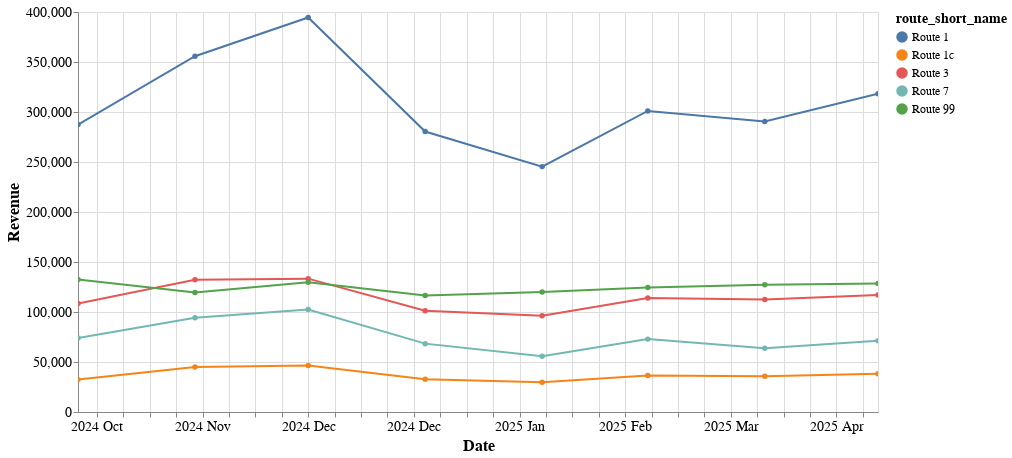

Notebook code cell kept with this figure:
### Markdown cell above
## Revenue Trend by Route

### Code cell
trend_chart(monthly, 'revenue')

### Figure 1 — Vega-Lite specification as saved in the notebook (floating-point values rounded to 4 significant figures)
{"config": {"view": {"continuousWidth": 300, "continuousHeight": 300}, "axis": {"labelFontSize": 14, "titleFontSize": 16}}, "data": {"name": "data-b44980a7ff3a00b93ef2fcd985f30b3b"}, "mark": {"type": "line", "point": true}, "encoding": {"color": {"field": "route_short_name", "legend": {"labelFontSize": 12, "symbolLimit": 0, "titleFontSize": 14}, "type": "nominal"}, "opacity": {"condition": [{"param": "param_39", "value": 1}], "value": 0.2}, "tooltip": [{"field": "route_short_name", "type": "nominal"}, {"field": "revenue", "format": ",", "type": "quantitative"}, {"field": "revenue", "format": ",", "type": "quantitative"}, {"field": "date", "type": "temporal"}, {"field": "route_long_name", "type": "nominal"}], "x": {"axis": {"format": "%Y %b"}, "field": "date", "title": "Date", "type": "temporal"}, "y": {"field": "revenue", "title": "Revenue", "type": "quantitative"}}, "height": 400, "params": [{"name": "param_40", "select": {"type": "interval", "encodings": ["x", "y"]}, "bind": "scales"}, {"name": "param_39", "select": {"type": "point", "fields": ["route_short_name"]}, "bind": "legend"}], "width": 800, "$schema": "https://vega.github.io/schema/vega-lite/v5.20.1.json", "datasets": {"data-b44980a7ff3a00b93ef2fcd985f30b3b": [{"route_short_name": "Route 1", "trip_month": 1, "trip_year": 2025, "ridership": 16236, "revenue": 280500.0, "cost": 548900.0, "date": "2025-01-01T00:00:00", "route_long_name": "Fresno/Bekersfield - Los Angeles- SantaAna - Oceanside- San Diego", "net_cost": 268500.0}, {"route_short_name": "Route 1", "trip_month": 2, "trip_year": 2025, "ridership": 14637, "revenue": 245400.0, "cost": 500000.0, "date": "2025-02-01T00:00:00", "route_long_name": "Fresno/Bekersfield - Los Angeles- SantaAna - Oceanside- San Diego", "net_cost": 254600.0}, {"route_short_name": "Route 1", "trip_month": 3, "trip_year": 2025, "ridership": 18533, "revenue": 301100.0, "cost": 557800.0, "date": "2025-03-01T00:00:00", "route_long_name": "Fresno/Bekersfield - Los Angeles- SantaAna - Oceanside- San Diego", "net_cost": 256700.0}, {"route_short_name": "Route 1", "trip_month": 4, "trip_year": 2025, "ridership": 17770, "revenue": 290500.0, "cost": 524700.0, "date": "2025-04-01T00:00:00", "route_long_name": "Fresno/Bekersfield - Los Angeles- SantaAna - Oceanside- San Diego", "net_cost": 234200.0}, {"route_short_name": "Route 1", "trip_month": 5, "trip_year": 2025, "ridership": 18446, "revenue": 318200.0, "cost": 552200.0, "date": "2025-05-01T00:00:00", "route_long_name": "Fresno/Bekersfield - Los Angeles- SantaAna - Oceanside- San Diego", "net_cost": 233900.0}, {"route_short_name": "Route 1", "trip_month": 10, "trip_year": 2024, "ridership": 17681, "revenue": 287400.0, "cost": 541300.0, "date": "2024-10-01T00:00:00", "route_long_name": "Fresno/Bekersfield - Los Angeles- SantaAna - Oceanside- San Diego", "net_cost": 253900.0}, {"route_short_name": "Route 1", "trip_month": 11, "trip_year": 2024, "ridership": 20125, "revenue": 355800.0, "cost": 568400.0, "date": "2024-11-01T00:00:00", "route_long_name": "Fresno/Bekersfield - Los Angeles- SantaAna - Oceanside- San Diego", "net_cost": 212600.0}, {"route_short_name": "Route 1", "trip_month": 12, "trip_year": 2024, "ridership": 21684, "revenue": 394500.0, "cost": 577800.0, "date": "2024-12-01T00:00:00", "route_long_name": "Fresno/Bekersfield - Los Angeles- SantaAna - Oceanside- San Diego", "net_cost": 183300.0}, {"route_short_name": "Route 1c", "trip_month": 1, "trip_year": 2025, "ridership": 2465, "revenue": 32860.0, "cost": 96930.0, "date": "2025-01-01T00:00:00", "route_long_name": "Bakersfield to Los Angeles/Santa Monica", "net_cost": 64060.0}, {"route_short_name": "Route 1c", "trip_month": 2, "trip_year": 2025, "ridership": 2263, "revenue": 29810.0, "cost": 87750.0, "date": "2025-02-01T00:00:00", "route_long_name": "Bakersfield to Los Angeles/Santa Monica", "net_cost": 57940.0}, {"route_short_name": "Route 1c", "trip_month": 3, "trip_year": 2025, "ridership": 2868, "revenue": 36430.0, "cost": 97080.0, "date": "2025-03-01T00:00:00", "route_long_name": "Bakersfield to Los Angeles/Santa Monica", "net_cost": 60660.0}, {"route_short_name": "Route 1c", "trip_month": 4, "trip_year": 2025, "ridership": 2831, "revenue": 35750.0, "cost": 93910.0, "date": "2025-04-01T00:00:00", "route_long_name": "Bakersfield to Los Angeles/Santa Monica", "net_cost": 58170.0}, {"route_short_name": "Route 1c", "trip_month": 5, "trip_year": 2025, "ridership": 2958, "revenue": 38200.0, "cost": 97050.0, "date": "2025-05-01T00:00:00", "route_long_name": "Bakersfield to Los Angeles/Santa Monica", "net_cost": 58850.0}, {"route_short_name": "Route 1c", "trip_month": 10, "trip_year": 2024, "ridership": 2607, "revenue": 32380.0, "cost": 96880.0, "date": "2024-10-01T00:00:00", "route_long_name": "Bakersfield to Los Angeles/Santa Monica", "net_cost": 64500.0}, {"route_short_name": "Route 1c", "trip_month": 11, "trip_year": 2024, "ridership": 3280, "revenue": 45040.0, "cost": 93640.0, "date": "2024-11-01T00:00:00", "route_long_name": "Bakersfield to Los Angeles/Santa Monica", "net_cost": 48590.0}, {"route_short_name": "Route 1c", "trip_month": 12, "trip_year": 2024, "ridership": 3333, "revenue": 46510.0, "cost": 96610.0, "date": "2024-12-01T00:00:00", "route_long_name": "Bakersfield to Los Angeles/Santa Monica", "net_cost": 50090.0}, {"route_short_name": "Route 3", "trip_month": 1, "trip_year": 2025, "ridership": 12430, "revenue": 101200.0, "cost": 269600.0, "date": "2025-01-01T00:00:00", "route_long_name": "Redding Sacramento Stockton", "net_cost": 168400.0}, {"route_short_name": "Route 3", "trip_month": 2, "trip_year": 2025, "ridership": 11825, "revenue": 96310.0, "cost": 244900.0, "date": "2025-02-01T00:00:00", "route_long_name": "Redding Sacramento Stockton", "net_cost": 148600.0}, {"route_short_name": "Route 3", "trip_month": 3, "trip_year": 2025, "ridership": 14328, "revenue": 114100.0, "cost": 270800.0, "date": "2025-03-01T00:00:00", "route_long_name": "Redding Sacramento Stockton", "net_cost": 156700.0}, {"route_short_name": "Route 3", "trip_month": 4, "trip_year": 2025, "ridership": 14032, "revenue": 112500.0, "cost": 270900.0, "date": "2025-04-01T00:00:00", "route_long_name": "Redding Sacramento Stockton", "net_cost": 158500.0}, {"route_short_name": "Route 3", "trip_month": 5, "trip_year": 2025, "ridership": 14564, "revenue": 117000.0, "cost": 270600.0, "date": "2025-05-01T00:00:00", "route_long_name": "Redding Sacramento Stockton", "net_cost": 153600.0}, {"route_short_name": "Route 3", "trip_month": 10, "trip_year": 2024, "ridership": 13587, "revenue": 108400.0, "cost": 268800.0, "date": "2024-10-01T00:00:00", "route_long_name": "Redding Sacramento Stockton", "net_cost": 160400.0}, {"route_short_name": "Route 3", "trip_month": 11, "trip_year": 2024, "ridership": 15167, "revenue": 132300.0, "cost": 266900.0, "date": "2024-11-01T00:00:00", "route_long_name": "Redding Sacramento Stockton", "net_cost": 134600.0}, {"route_short_name": "Route 3", "trip_month": 12, "trip_year": 2024, "ridership": 14964, "revenue": 133300.0, "cost": 274600.0, "date": "2024-12-01T00:00:00", "route_long_name": "Redding Sacramento Stockton", "net_cost": 141300.0}, {"route_short_name": "Route 7", "trip_month": 1, "trip_year": 2025, "ridership": 3419, "revenue": 68360.0, "cost": 241600.0, "date": "2025-01-01T00:00:00", "route_long_name": "Martinez-Napa-Santa Rosa-Arcata", "net_cost": 173200.0}, {"route_short_name": "Route 7", "trip_month": 2, "trip_year": 2025, "ridership": 2987, "revenue": 55640.0, "cost": 218200.0, "date": "2025-02-01T00:00:00", "route_long_name": "Martinez-Napa-Santa Rosa-Arcata", "net_cost": 162600.0}, {"route_short_name": "Route 7", "trip_month": 3, "trip_year": 2025, "ridership": 3779, "revenue": 72880.0, "cost": 273600.0, "date": "2025-03-01T00:00:00", "route_long_name": "Martinez-Napa-Santa Rosa-Arcata", "net_cost": 200700.0}, {"route_short_name": "Route 7", "trip_month": 4, "trip_year": 2025, "ridership": 3573, "revenue": 63770.0, "cost": 261900.0, "date": "2025-04-01T00:00:00", "route_long_name": "Martinez-Napa-Santa Rosa-Arcata", "net_cost": 198200.0}, {"route_short_name": "Route 7", "trip_month": 5, "trip_year": 2025, "ridership": 3733, "revenue": 71340.0, "cost": 270700.0, "date": "2025-05-01T00:00:00", "route_long_name": "Martinez-Napa-Santa Rosa-Arcata", "net_cost": 199300.0}, {"route_short_name": "Route 7", "trip_month": 10, "trip_year": 2024, "ridership": 3945, "revenue": 73900.0, "cost": 241300.0, "date": "2024-10-01T00:00:00", "route_long_name": "Martinez-Napa-Santa Rosa-Arcata", "net_cost": 167400.0}, {"route_short_name": "Route 7", "trip_month": 11, "trip_year": 2024, "ridership": 4388, "revenue": 94270.0, "cost": 250300.0, "date": "2024-11-01T00:00:00", "route_long_name": "Martinez-Napa-Santa Rosa-Arcata", "net_cost": 156000.0}, {"route_short_name": "Route 7", "trip_month": 12, "trip_year": 2024, "ridership": 4549, "revenue": 102500.0, "cost": 247100.0, "date": "2024-12-01T00:00:00", "route_long_name": "Martinez-Napa-Santa Rosa-Arcata", "net_cost": 144600.0}, {"route_short_name": "Route 99", "trip_month": 1, "trip_year": 2025, "ridership": 13204, "revenue": 116500.0, "cost": 156400.0, "date": "2025-01-01T00:00:00", "route_long_name": "Oakland-Emeryville-San Francisco", "net_cost": 39940.0}, {"route_short_name": "Route 99", "trip_month": 2, "trip_year": 2025, "ridership": 13617, "revenue": 120000.0, "cost": 141300.0, "date": "2025-02-01T00:00:00", "route_long_name": "Oakland-Emeryville-San Francisco", "net_cost": 21320.0}, {"route_short_name": "Route 99", "trip_month": 3, "trip_year": 2025, "ridership": 16128, "revenue": 124500.0, "cost": 156400.0, "date": "2025-03-01T00:00:00", "route_long_name": "Oakland-Emeryville-San Francisco", "net_cost": 31900.0}, {"route_short_name": "Route 99", "trip_month": 4, "trip_year": 2025, "ridership": 16465, "revenue": 127300.0, "cost": 151400.0, "date": "2025-04-01T00:00:00", "route_long_name": "Oakland-Emeryville-San Francisco", "net_cost": 24080.0}, {"route_short_name": "Route 99", "trip_month": 5, "trip_year": 2025, "ridership": 17587, "revenue": 128400.0, "cost": 156400.0, "date": "2025-05-01T00:00:00", "route_long_name": "Oakland-Emeryville-San Francisco", "net_cost": 27990.0}, {"route_short_name": "Route 99", "trip_month": 10, "trip_year": 2024, "ridership": 16090, "revenue": 132400.0, "cost": 156400.0, "date": "2024-10-01T00:00:00", "route_long_name": "Oakland-Emeryville-San Francisco", "net_cost": 24030.0}, {"route_short_name": "Route 99", "trip_month": 11, "trip_year": 2024, "ridership": 14434, "revenue": 119400.0, "cost": 151900.0, "date": "2024-11-01T00:00:00", "route_long_name": "Oakland-Emeryville-San Francisco", "net_cost": 32440.0}, {"route_short_name": "Route 99", "trip_month": 12, "trip_year": 2024, "ridership": 15951, "revenue": 129700.0, "cost": 156400.0, "date": "2024-12-01T00:00:00", "route_long_name": "Oakland-Emeryville-San Francisco", "net_cost": 26630.0}]}}
